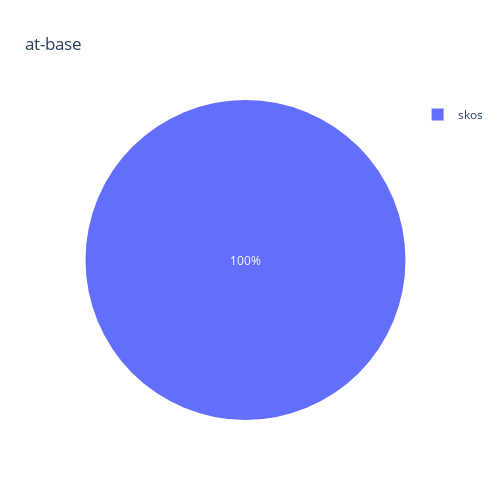
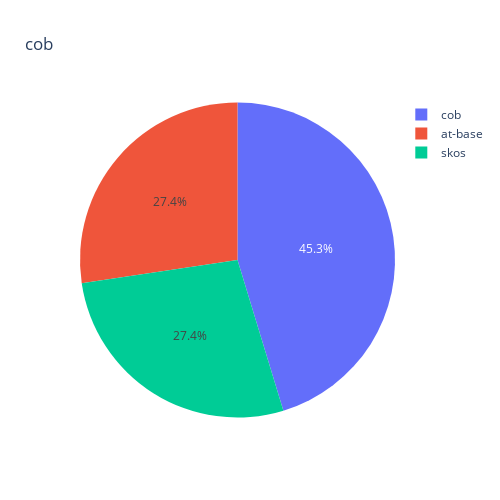
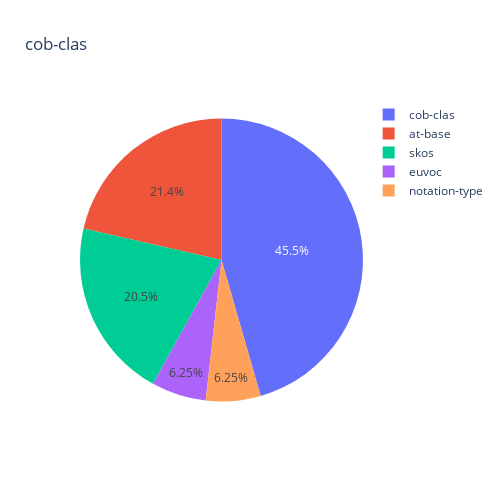
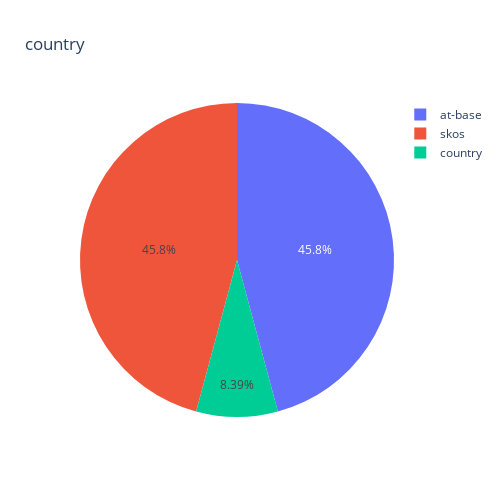

Notebook code cell kept with these figures, in order:
### Code cell
at_ns_df = ns_df.groupby(by="ns_s")
for ns_s, ns_p_o in at_ns_df:
    ns_s_to_ns_o = (ns_p_o.groupby(by="ns_o").sum(numeric_only=True)).reset_index()
    ns_s_to_ns_o["ns_s"] = ns_s
    display(ns_s_to_ns_o)
    figure = px.pie(ns_s_to_ns_o, values="count", names="ns_o", title=ns_s,
					width=500,
                    height=500)
    figure.show()

### Figure 1 — Plotly figure (JSON) as saved in the notebook; plotly's stock layout.template omitted (floating-point values rounded to 4 significant figures)
{"data": [{"domain": {"x": [0.0, 1.0], "y": [0.0, 1.0]}, "hovertemplate": "ns_o=%{label}<br>count=%{value}<extra></extra>", "labels": ["skos"], "legendgroup": "", "name": "", "showlegend": true, "values": [8], "type": "pie"}], "layout": {"legend": {"tracegroupgap": 0}, "title": {"text": "at-base"}, "height": 500, "width": 500}}

### Figure 2 — Plotly figure (JSON) as saved in the notebook; plotly's stock layout.template omitted (floating-point values rounded to 4 significant figures)
{"data": [{"domain": {"x": [0.0, 1.0], "y": [0.0, 1.0]}, "hovertemplate": "ns_o=%{label}<br>count=%{value}<extra></extra>", "labels": ["at-base", "cob", "skos"], "legendgroup": "", "name": "", "showlegend": true, "values": [1511, 2502, 1511], "type": "pie"}], "layout": {"legend": {"tracegroupgap": 0}, "title": {"text": "cob"}, "height": 500, "width": 500}}

### Figure 3 — Plotly figure (JSON) as saved in the notebook; plotly's stock layout.template omitted (floating-point values rounded to 4 significant figures)
{"data": [{"domain": {"x": [0.0, 1.0], "y": [0.0, 1.0]}, "hovertemplate": "ns_o=%{label}<br>count=%{value}<extra></extra>", "labels": ["at-base", "cob-clas", "euvoc", "notation-type", "skos"], "legendgroup": "", "name": "", "showlegend": true, "values": [48, 102, 14, 14, 46], "type": "pie"}], "layout": {"legend": {"tracegroupgap": 0}, "title": {"text": "cob-clas"}, "height": 500, "width": 500}}

### Figure 4 — Plotly figure (JSON) as saved in the notebook; plotly's stock layout.template omitted (floating-point values rounded to 4 significant figures)
{"data": [{"domain": {"x": [0.0, 1.0], "y": [0.0, 1.0]}, "hovertemplate": "ns_o=%{label}<br>count=%{value}<extra></extra>", "labels": ["at-base", "country", "skos"], "legendgroup": "", "name": "", "showlegend": true, "values": [284, 52, 284], "type": "pie"}], "layout": {"legend": {"tracegroupgap": 0}, "title": {"text": "country"}, "height": 500, "width": 500}}
